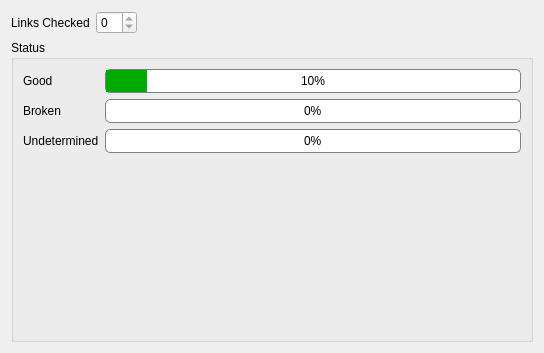
<ui version="4.0" >
 <class>StatisticsUi</class>
 <widget class="QWidget" name="StatisticsUi" >
  <property name="geometry" >
   <rect>
    <x>0</x>
    <y>0</y>
    <width>544</width>
    <height>353</height>
   </rect>
  </property>
  <property name="windowTitle" >
   <string>Form</string>
  </property>
  <layout class="QGridLayout" name="gridLayout" >
   <item row="0" column="0" >
    <layout class="QHBoxLayout" name="horizontalLayout" >
     <item>
      <widget class="QLabel" name="label" >
       <property name="text" >
        <string>Links Checked</string>
       </property>
      </widget>
     </item>
     <item>
      <widget class="QSpinBox" name="totalCheckedSpin" >
       <property name="readOnly" >
        <bool>true</bool>
       </property>
      </widget>
     </item>
     <item>
      <spacer name="horizontalSpacer" >
       <property name="orientation" >
        <enum>Qt::Horizontal</enum>
       </property>
       <property name="sizeHint" stdset="0" >
        <size>
         <width>40</width>
         <height>20</height>
        </size>
       </property>
      </spacer>
     </item>
    </layout>
   </item>
   <item row="1" column="0" >
    <widget class="QGroupBox" name="groupBox" >
     <property name="title" >
      <string>Status</string>
     </property>
     <layout class="QFormLayout" name="formLayout" >
      <item row="0" column="0" >
       <widget class="QLabel" name="label_2" >
        <property name="text" >
         <string>Good</string>
        </property>
       </widget>
      </item>
      <item row="0" column="1" >
       <widget class="QProgressBar" name="goodProgressBar" >
        <property name="styleSheet" >
         <string notr="true" >QProgressBar {
    border: 1px solid grey;
    border-radius: 5px; 
	text-align: center;
}

QProgressBar::chunk {
    background-color: rgb(0, 170, 0);
}</string>
        </property>
        <property name="value" >
         <number>10</number>
        </property>
       </widget>
      </item>
      <item row="1" column="0" >
       <widget class="QLabel" name="label_3" >
        <property name="text" >
         <string>Broken</string>
        </property>
       </widget>
      </item>
      <item row="1" column="1" >
       <widget class="QProgressBar" name="brokenProgressBar" >
        <property name="styleSheet" >
         <string notr="true" >QProgressBar {
    border: 1px solid grey;
    border-radius: 5px; 
	text-align: center;
}

QProgressBar::chunk {
    background-color: green;
}</string>
        </property>
        <property name="value" >
         <number>0</number>
        </property>
       </widget>
      </item>
      <item row="2" column="0" >
       <widget class="QLabel" name="label_4" >
        <property name="text" >
         <string>Undetermined</string>
        </property>
       </widget>
      </item>
      <item row="2" column="1" >
       <widget class="QProgressBar" name="undeterminedProgressBar" >
        <property name="styleSheet" >
         <string notr="true" >QProgressBar {
    border: 1px solid grey;
    border-radius: 5px; 
	text-align: center;
}

QProgressBar::chunk {
    background-color: green;
}</string>
        </property>
        <property name="value" >
         <number>0</number>
        </property>
       </widget>
      </item>
     </layout>
    </widget>
   </item>
  </layout>
 </widget>
 <resources/>
 <connections/>
</ui>
